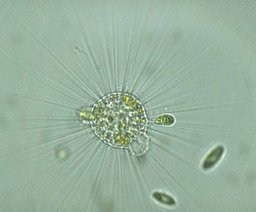
#> input picture test_data/EMDS5-g01-40.png, 256 x 212 px, shrunk from 574 x 475 before the run
$ python -i kmeans_segmentation.py   (imports and definitions only)
#> lines starting #> are read from the running program, lines starting #| are printed output that depends on the picture; after the words box and inside, x2 and y2 are one past the last pixel; in counts of white or black regions, pixels touching at a corner belong together
import cv2
import numpy as np
import matplotlib.pyplot as plt
# Function for performing K-means segmentation on an image
#DIP4

def kmeans_segmentation(img_path):
    # Read the image
#> called with img_path = 'test_data/EMDS5-g01-40.png'
    img = cv2.imread(img_path)
#> img is the input picture: shape (212, 256, 3); mean B, G, R 157.9, 177.5, 152.2

    # Reshape the image to a 2D array of pixels
    Z = img.reshape((-1, 3))
    Z = np.float32(Z)

    # Define the criteria for the kmeans algorithm
    criteria = (cv2.TERM_CRITERIA_EPS + cv2.TERM_CRITERIA_MAX_ITER, 10, 1.0)

    # Define the number of clusters (K)
    K = 100

    # Apply kmeans algorithm
    ret, label, center = cv2.kmeans(Z, K, None, criteria, 10, cv2.KMEANS_RANDOM_CENTERS)
#> ret = 509824.1; center = 100 rows, first 8: [182, 201.3, 176.1], [126.1, 144.5, 121.6], [130.6, 178.9, 158.9], [90.24, 131.8, 112.2], [146.6, 212.2, 192.6], [118.5, 175.3, 155.1], [146.9, 194.5, 172.3], [120.1, 149.9, 128.6]

    # Convert the center values to uint8
    center = np.uint8(center)
#> center = 100 rows, first 8: [182, 201, 176], [126, 144, 121], [130, 178, 158], [90, 131, 112], [146, 212, 192], [118, 175, 155], [146, 194, 172], [120, 149, 128]

    # Reshape the result to the original image shape
    res = center[label.flatten()]
    res2 = res.reshape((img.shape))

    # Convert the segmented image to grayscale
    grayscale_res = cv2.cvtColor(res2, cv2.COLOR_BGR2GRAY)
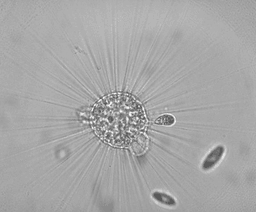
#> grayscale_res: shape (212, 256); min 90, max 245, mean 167.2

    # Apply Otsu's thresholding to obtain a binary image
    _, binary_res = cv2.threshold(grayscale_res, 0, 255, cv2.THRESH_BINARY | cv2.THRESH_OTSU)
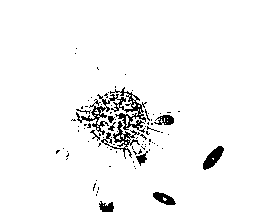
#> binary_res: shape (212, 256); 95.6% white; 88 black regions (77 under 20 px), largest, box (x1, y1, x2, y2) and area: (76, 87, 147, 135) 908, (101, 121, 140, 159) 348, (203, 146, 224, 170) 252

    # Invert the binary image
    kmean = cv2.bitwise_not(binary_res)

    # Return the K-means segmented image
    return kmean

>>> result = kmeans_segmentation('test_data/EMDS5-g01-40.png')

$ run again, on test_data/EMDS5-g02-21.png
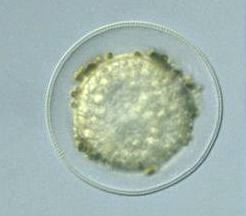
#> input picture test_data/EMDS5-g02-21.png, 246 x 216 px
#> in kmeans_segmentation, img is the input picture: shape (216, 246, 3); mean B, G, R 176.6, 183.1, 164.1
#> in kmeans_segmentation, `ret, label, center = cv2.kmeans(Z, K, None, criteria, 10, cv2.KMEANS_R..`: ret = 986815; center = 100 rows, first 8: [117.8, 147.7, 133.1], [192.9, 219.5, 204.3], [85.66, 124.5, 114.4], [127.8, 143.8, 127], [176.4, 205.3, 191.1], [172, 199.7, 185.4], [143.4, 154, 133.7], [100.6, 116.8, 99.17]
#> in kmeans_segmentation, `center = np.uint8(center)`: center = 100 rows, first 8: [117, 147, 133], [192, 219, 204], [85, 124, 114], [127, 143, 127], [176, 205, 191], [172, 199, 185], [143, 153, 133], [100, 116, 99]
#> in kmeans_segmentation, `grayscale_res = cv2.cvtColor(res2, cv2.COLOR_BGR2GRAY)`:
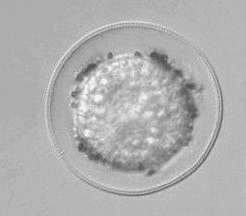
#> grayscale_res: shape (216, 246); min 86, max 241, mean 176
#> in kmeans_segmentation, `_, binary_res = cv2.threshold(grayscale_res, 0, 255, cv2.THRESH_BINARY..`:
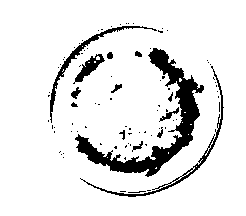
#> binary_res: shape (216, 246); 89.9% white; 89 black regions (75 under 20 px), largest, box (x1, y1, x2, y2) and area: (75, 48, 204, 177) 3220, (80, 66, 224, 197) 655, (50, 26, 157, 123) 585
